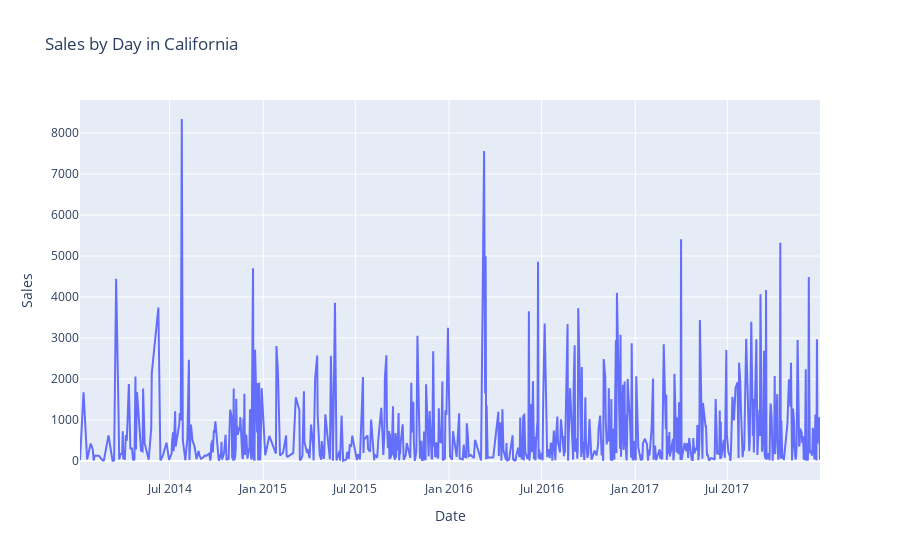

The notebook cell this image was saved under:
### Markdown cell above
## 5. Create an interactive line chart showing sale by day for California.

### Code cell
df_california = df[df['State'] == 'California']

sales_by_day = df_california.groupby(df_california['Order Date'].dt.date)['Sales'].sum().reset_index()

trace = go.Scatter(x=sales_by_day['Order Date'],
                   y=sales_by_day['Sales'],
                   mode='lines',
                   name='Sales')

layout = go.Layout(title='Sales by Day in California',
                   xaxis=dict(title='Date'),
                   yaxis=dict(title='Sales'),
                   hovermode='closest')

fig = go.Figure(data=[trace], layout=layout)

fig.show()

### Figure 1 — Plotly figure (JSON) as saved in the notebook; plotly's stock layout.template omitted (floating-point values rounded to 4 significant figures; data arrays with more than 128 entries replaced by an {"elided": "..."} marker saying what was removed)
{"data": [{"mode": "lines", "name": "Sales", "type": "scatter", "x": {"elided": "659 str values"}, "y": {"elided": "659 float values"}}], "layout": {"hovermode": "closest", "title": {"text": "Sales by Day in California"}, "xaxis": {"title": {"text": "Date"}}, "yaxis": {"title": {"text": "Sales"}}}}
